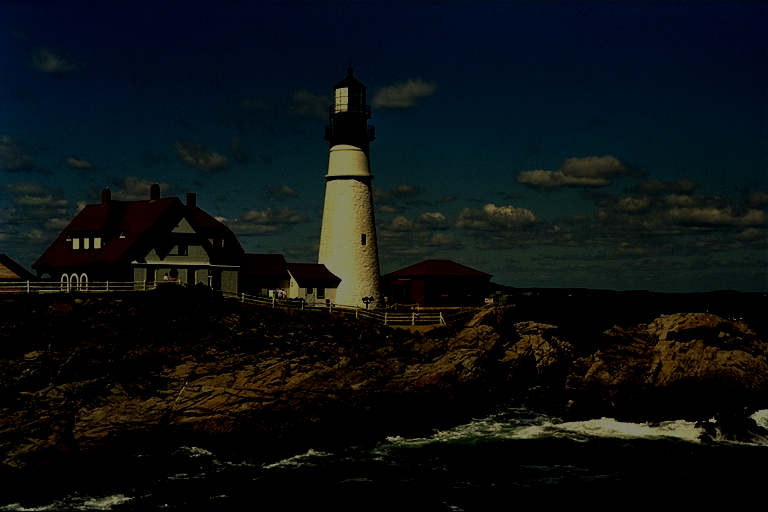
%> input picture images/1.png, 768 x 512 px
$ octave demo.m   (GNU Octave 9; MATLAB toolbox functions it lacks are replaced by stand-ins)
%> lines starting %> are read from the running program, lines starting %| are printed output that depends on the picture
### CEIQ.m
%==========================================================================
% J. Yan, J. Li, X. Fu, "No-Reference Quality Assessment of Contrast-Distorted Images using Contrast Enhancement"
%
% Please try your own contrast distorted images with different levels.
% Larger predicted score means better contrast quality.
% This model was trained by all the images in CCID2104 database using
% LIBSVM.
%==========================================================================

function [predicted_score] = CEIQ(Img)
    load model.mat;
    feat = [];
    gImg = rgb2gray(Img);
    enhancedImg = histeq(gImg);
    [fmean, fmap] = ssim(gImg, enhancedImg);
    f1 = fmean; %image similarity, f1

    h1 = imhist(gImg, 128);
    h2 = imhist(enhancedImg, 128);
    h1 = h1 / (size(gImg, 1) * size(gImg, 2));
    h2 = h2 / (size(gImg, 1) * size(gImg, 2));
    goodones = h1 > 0 & h2 > 0;
    f2 = - sum(h1(goodones) .* log2(h1(goodones))); % f2, Eq. (3)
    f3 = - sum(h2(goodones) .* log2(h2(goodones))); %f3, Eq. (3)
    f4 = - sum(h1(goodones) .* log2(h2(goodones))); %f4, Eq. (4)
    f5 = - sum(h2(goodones) .* log2(h1(goodones))); %f5, Eq. (5)

    feat = [feat f1 f2 f3 f4 f5];
    [predicted_score accuracy decision_values] = svmpredict(1, feat, model);

end

### demo.m
%==========================================================================
% J. Yan, J. Li, X. Fu, "No-Reference Quality Assessment of Contrast-Distorted Images using Contrast Enhancement"
%
% Please try your own contrast distorted images with different levels.
% Larger predicted score means better contrast quality.
%==========================================================================

clear;
clc;

addpath('utils', 'data', 'images');

im0 = imread('1.png');
%> im0 is the input picture: size 512x768x3 uint8; mean R, G, B 11.6, 16.7, 18.2
im1 = imread('2.png');
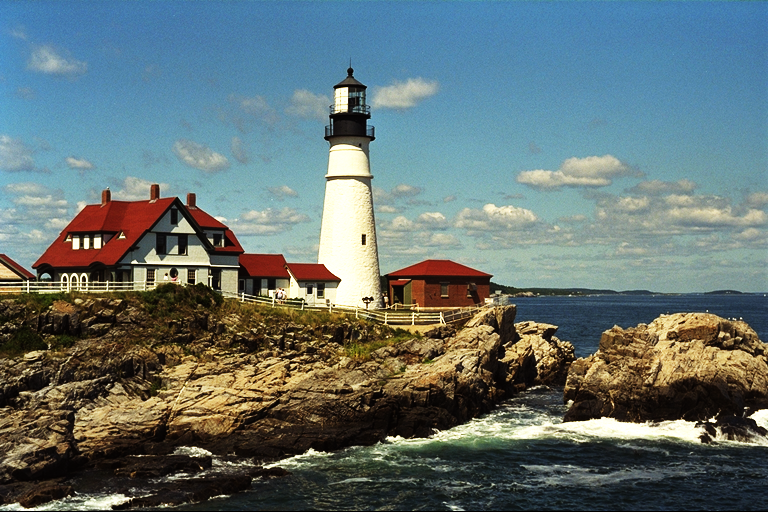
%> input picture images/2.png, 768 x 512 px
%> im1 is the input picture: size 512x768x3 uint8; mean R, G, B 100.1, 114.8, 114
im2 = imread('3.png');
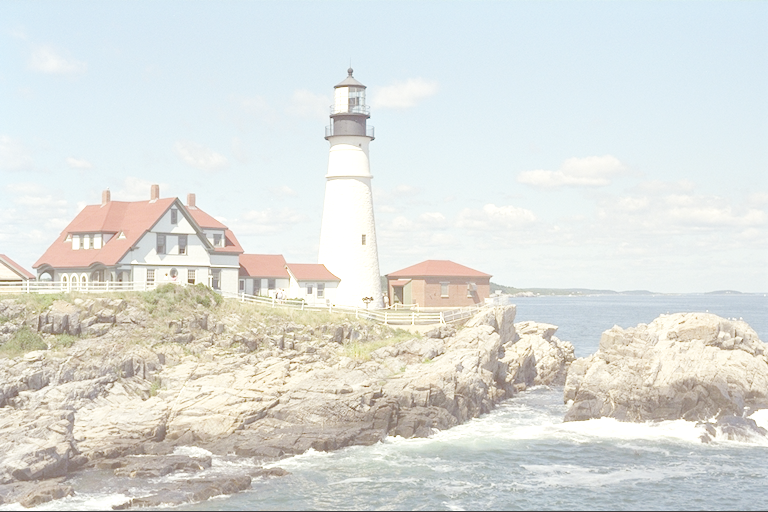
%> input picture images/3.png, 768 x 512 px
%> im2 is the input picture: size 512x768x3 uint8; mean R, G, B 220.6, 223, 219.2
%> the run ends on the next line

pred(1) = CEIQ(im0);
